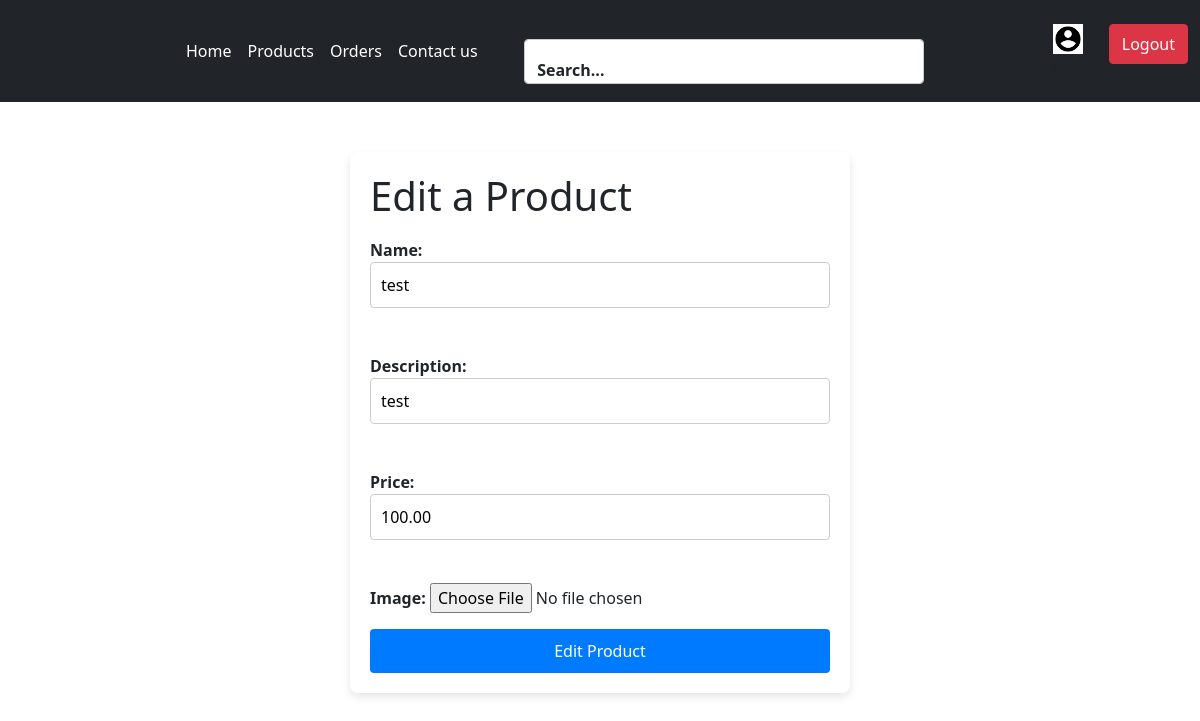
Before: /products/edit/2/ (signed in) with the older database file.
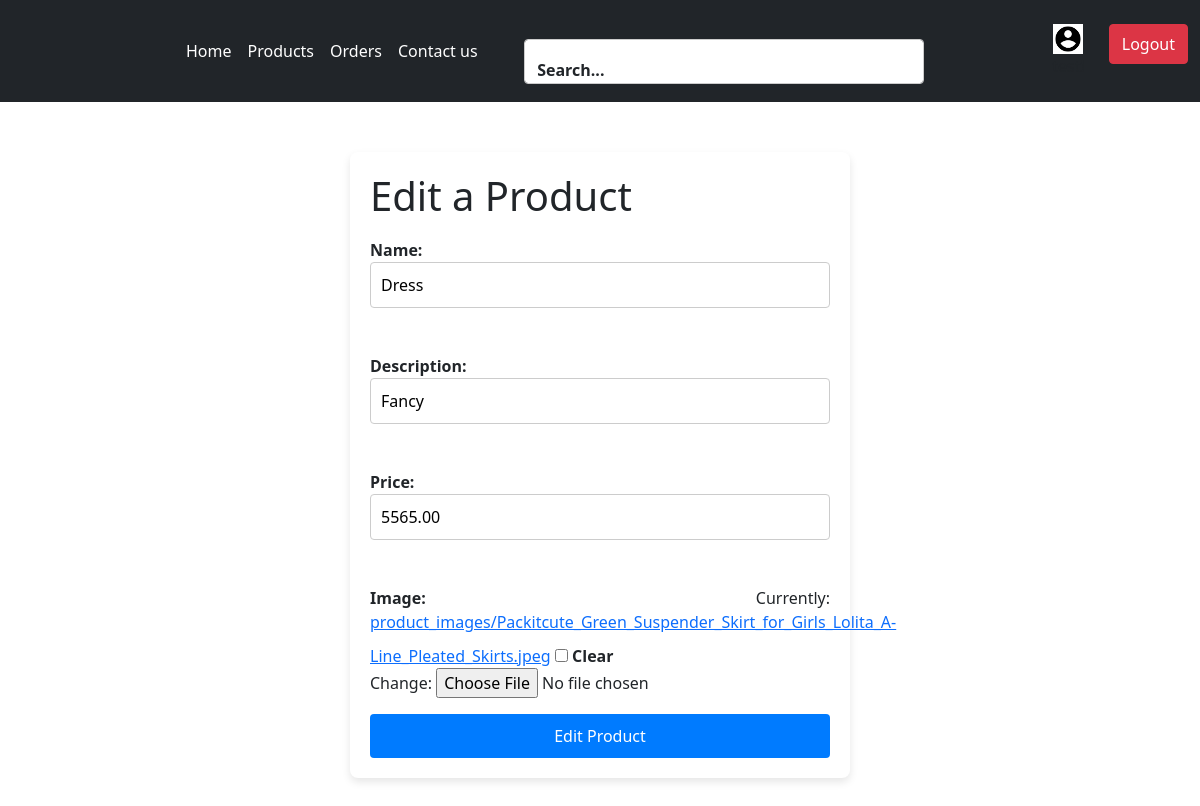
After: the same page with the newer database file.
### auths/models.py (models this page shows, shortened)
class Product(models.Model):
    name = models.CharField(max_length=255)
    description = models.CharField(max_length=255)
    price = models.DecimalField(max_digits=10,decimal_places=2)
    image = models.ImageField(upload_to='product_images/',blank=True,null=True)
    user=models.ForeignKey(User,on_delete=models.CASCADE,null=True)
    created_at=models.DateTimeField(auto_now_add=True, null=True)
    ordered=models.BooleanField(default=False,null=True)

### auths/views.py (the view)
# urls.py: path('products/edit/<int:id>/', views.edit_product, name='edit_product'),
@login_required
def edit_product(request,id):
    product =get_object_or_404(Product,id=id)
    if request.method == "POST":
        form = productform(request.POST ,request.FILES,instance=product)
        if form.is_valid():
            form.save()
            return redirect('products')
    else:
        form =productform(instance=product)
    return render(request, 'edit_product.html',{'form':form,'product':product})

### auths/productform.py
class productform(forms.ModelForm):
    class Meta:
        model = Product
        fields = ['name', 'description', 'price','image',]

### auths/templates/edit_product.html (shortened to what this page needs)
<!DOCTYPE html>
<html>
  <head>
    <link rel="stylesheet" href="">
    <link
    href="/your-path-to-fontawesome/css/fontawesome.css"
    rel="stylesheet"
  />
  <link
    href="/your-path-to-fontawesome/css/custom-icons.css"
    rel="stylesheet"
  />
  <link
    href="https://cdn.jsdelivr.net/npm/bootstrap@5.0.2/dist/css/bootstrap.min.css"
    rel="stylesheet"
>
  </head>
  <body>
    <nav class="navbar nav navbar-expand-lg navbar-light bg-dark">
      <div class="container-fluid">
        <div class="collapse navbar-collapse" id="navbarSupportedContent">
          <ul
            style="margin-left: 150px; color: white"
            class="navbar-nav me-auto mb-2 mb-lg-0 ml-25 text-white"
          >
            <li style="color: white" class="nav-item">
              <a
                style="color: white"
                class="nav-link active text-slate-50 g"
                aria-current="page"
                href="/"
                >Home</a
              >
            </li>
            <li class="nav-item">
              <a
                style="color: white"
                class="nav-link active g"
                aria-current="page"
                href="/products"
                >Products</a
              >
            </li>
            <li class="nav-item">
              <a
                style="color: white"
                class="nav-link active g"
                aria-current="page"
                href="/orders"
                >Orders</a
              >
            </li>
            <li class="nav-item">
              <a
                style="color: white"
                class="nav-link active g"
                aria-current="page"
                href="/contact"
                >Contact us</a
              >
            </li>
          </ul>
          <div
            style="margin-right: 8rem; width: 25rem; height: 2rem"
            class="mr-4 mb-2"
          >
            <div class="form-floating pt-2">
              <input
                style="height: 2.8rem"
                type="text"
                class="form-control"
                id="floatingInput"
                placeholder="search"
              />
              <label for="floatingInput">Search...</label>
            </div>
          </div>
          <div class="d-flex gap-4 mt-3">
            <div class="d-flex flex-column align-items-center">
              <img
                style="height: 30px; object-fit: cover"
              />
              <p>{{ user.username }}!</p>
            </div>
            <a href="{% url 'logout' %}">
              <button
                style="height: 40px; object-fit: cover"
                type="button"
                class="btn btn-danger w-full mb-2"
              >
                Logout
              </button>
            </a>
          </div>
        </div>
      </div>
    </nav>
    <div class="form-container">
      <h1>Edit a Product</h1>
      <form method="post" enctype="multipart/form-data">
        {% csrf_token %} {{ form.as_p }}
        <button type="submit">Edit Product</button>
      </form>
    </div>
  </body>
</html>

Changed rows visible on the page:
changed Product: name "test" → "Dress"; description "test" → "Fancy"; price "100.00" → "5565.00"
Other visible differences:
form field as_p: (not shown) → "☐"
text no longer shown: "Name: Description: Price: Image:"
text now shown: "Name: Description: Price: Image: Currently: product_images/Packitcute_Green_Suspender_Skirt_for_Girls_Lolita_A-Line_Pleated_Skirts.jpeg Clear Change:"
